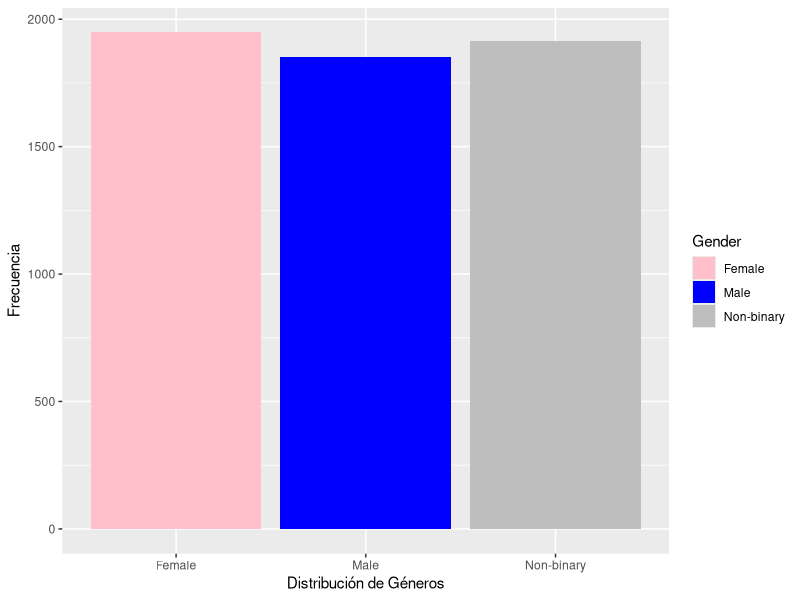
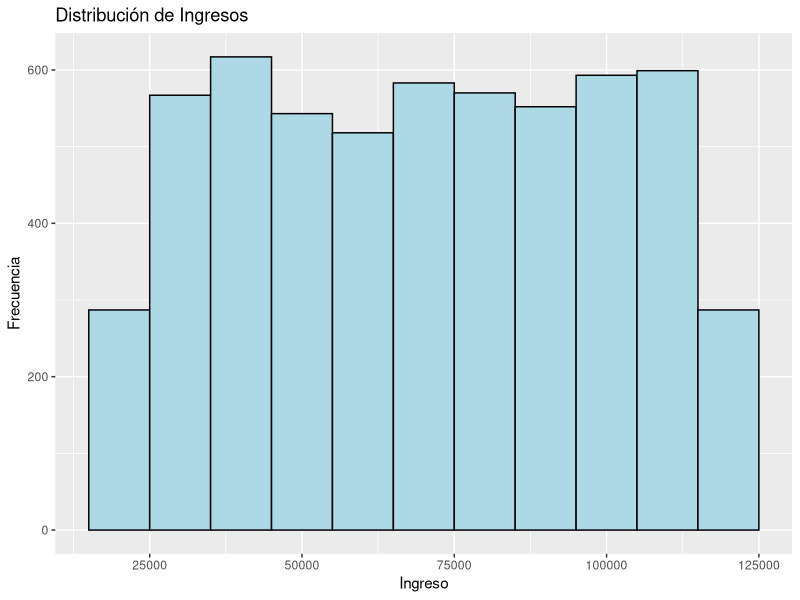
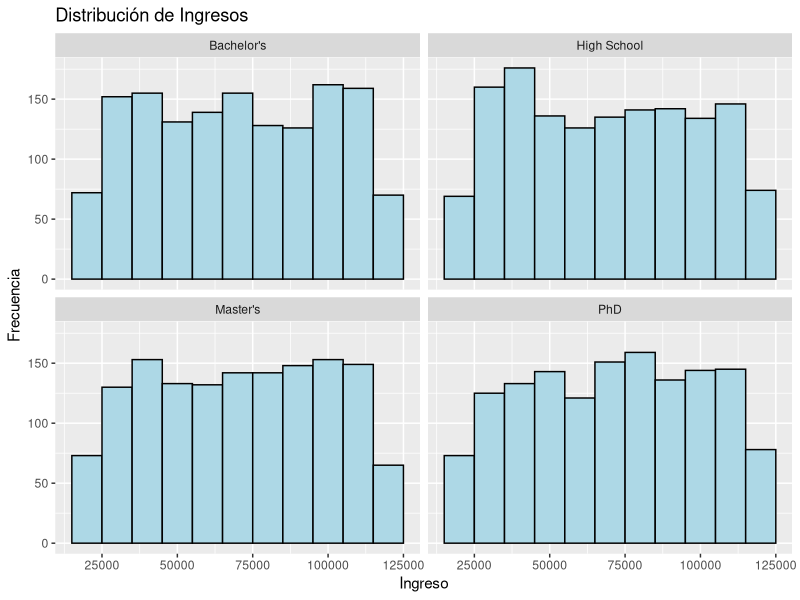
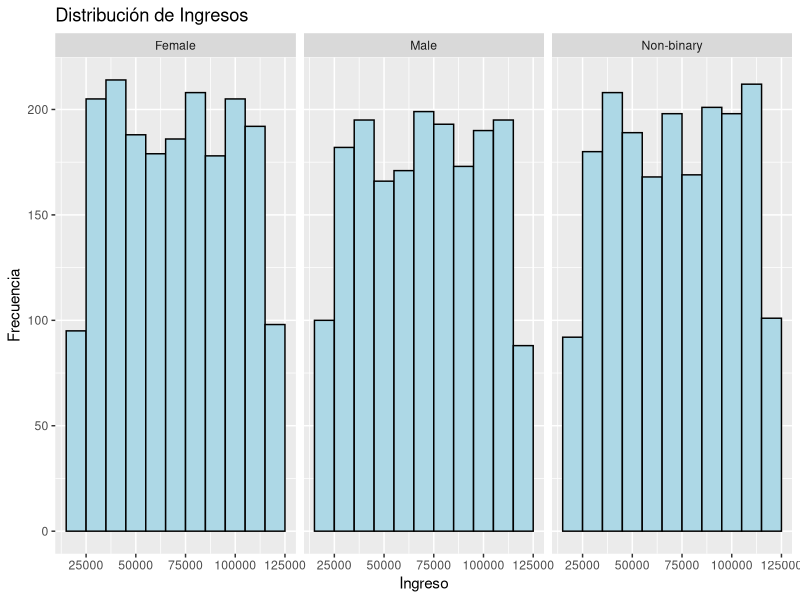

Generate these figures, in order, with R:
## ---- chunk 1
library(readr)
base_financial_risk_assessment <- read_delim("base-financial-risk-assessment.csv", 
    delim = ";", escape_double = FALSE, trim_ws = TRUE)
View(base_financial_risk_assessment)
## ---- chunk 2
head(base_financial_risk_assessment)
## ---- chunk 3
Base_limpia <- na.omit(base_financial_risk_assessment)
head(Base_limpia)
## ---- chunk 4
library(dplyr)
resultado <- Base_limpia %>% 
  summarise(
    
    # calculamos los estadísticos de interés para la variable edad/Age
    media_edad = mean(Age),
    varianza_edad = var(Age),
    min_edad = min(Age),
    max_edad = max(Age),
    
    # Calculamos los estadísticos de interés para la variable ingreso/Income
    media_ingresos = mean(Income),
    varianza_ingresos = var(Income),
    min_ingresos = min(Income),
    max_ingresos = max(Income),
    
    # Calculamos los estadísticos de interés para la variable record_crediticio/ Credit Score
    media_record_crediticio = mean(`Credit Score`),
    varianza_record_crediticio = var(`Credit Score`),
    min_record_crediticio = min(`Credit Score`),
    max_record_crediticio = max(`Credit Score`),
    
    # Calculamos los estadísticos de interés para la variable monto del préstamo/ Loan Amount
    media_monto_prestamo = mean(`Loan Amount`),
    varianza_monto_prestamo = var(`Loan Amount`),
    min_monto_prestamo = min(`Loan Amount`),
    max_monto_prestamo = max(`Loan Amount`),
    
    # Calculamos los estadísticos de interés para variable anyos_trabajo / Years at current job
    media_anyos_trabajo = mean(`Years at Current Job`),
    varianza_anyos_trabajo = var(`Years at Current Job`),
    min_anyos_trabajo = min(`Years at Current Job`),
    max_anyos_trabajo = max(`Years at Current Job`),
  )
## ---- chunk 5
resultado$media_edad
resultado$min_edad
resultado$max_edad
## ---- chunk 6
resultado$media_ingresos
resultado$varianza_ingresos
resultado$min_ingresos
resultado$max_ingresos
## ---- chunk 7
resultado$media_monto_prestamo
resultado$varianza_monto_prestamo
resultado$min_monto_prestamo
resultado$max_monto_prestamo
## ---- chunk 8
library(ggplot2)
# Gráfico con las distribuciones del género
ggplot(Base_limpia, aes(x = Gender, fill = Gender)) +
  geom_bar() +
  scale_fill_manual(values = c("Male" = "blue", "Female" = "pink", "Non-binary" = "gray")) +
  labs(x = "Distribución de Géneros", y = "Frecuencia")

## ---- chunk 9
library(ggplot2)
ggplot(Base_limpia, aes(x = Income)) + 
  geom_histogram(binwidth = 10000, fill = "lightblue", color = "black") + 
  labs(x = "Ingreso", y = "Frecuencia", title = "Distribución de Ingresos")
## ---- chunk 10
library(ggplot2)
ggplot(Base_limpia, aes(x = Income)) + 
  geom_histogram(binwidth = 10000, fill = "lightblue", color = "black") + 
  labs(x = "Ingreso", y = "Frecuencia", title = "Distribución de Ingresos") +
  facet_wrap(~ `Education Level`)  # Facet por nivel educativo
## ---- chunk 11
library(ggplot2)
ggplot(Base_limpia, aes(x = Income)) + 
  geom_histogram(binwidth = 10000, fill = "lightblue", color = "black") + 
  labs(x = "Ingreso", y = "Frecuencia", title = "Distribución de Ingresos") +
  facet_wrap(~ Gender)  # Facet Género
